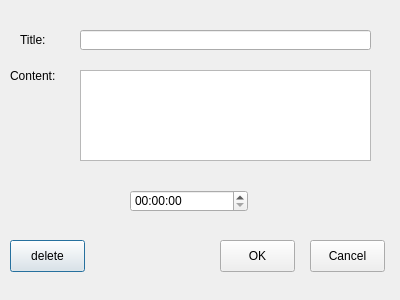
<?xml version="1.0" encoding="UTF-8"?>
<ui version="4.0">
 <class>Event</class>
 <widget class="QDialog" name="Event">
  <property name="geometry">
   <rect>
    <x>0</x>
    <y>0</y>
    <width>400</width>
    <height>300</height>
   </rect>
  </property>
  <property name="windowTitle">
   <string>Dialog</string>
  </property>
  <widget class="QLabel" name="label">
   <property name="geometry">
    <rect>
     <x>20</x>
     <y>30</y>
     <width>54</width>
     <height>20</height>
    </rect>
   </property>
   <property name="text">
    <string>Title:</string>
   </property>
  </widget>
  <widget class="QLineEdit" name="lineEdit">
   <property name="geometry">
    <rect>
     <x>80</x>
     <y>30</y>
     <width>291</width>
     <height>20</height>
    </rect>
   </property>
  </widget>
  <widget class="QLabel" name="label_2">
   <property name="geometry">
    <rect>
     <x>10</x>
     <y>70</y>
     <width>54</width>
     <height>12</height>
    </rect>
   </property>
   <property name="text">
    <string>Content:</string>
   </property>
  </widget>
  <widget class="QTextEdit" name="textEdit">
   <property name="geometry">
    <rect>
     <x>80</x>
     <y>70</y>
     <width>291</width>
     <height>91</height>
    </rect>
   </property>
  </widget>
  <widget class="QPushButton" name="pushButton">
   <property name="geometry">
    <rect>
     <x>10</x>
     <y>240</y>
     <width>75</width>
     <height>32</height>
    </rect>
   </property>
   <property name="text">
    <string>delete</string>
   </property>
  </widget>
  <widget class="QPushButton" name="pushButton_2">
   <property name="geometry">
    <rect>
     <x>220</x>
     <y>240</y>
     <width>75</width>
     <height>32</height>
    </rect>
   </property>
   <property name="text">
    <string>OK</string>
   </property>
  </widget>
  <widget class="QPushButton" name="pushButton_3">
   <property name="geometry">
    <rect>
     <x>310</x>
     <y>240</y>
     <width>75</width>
     <height>32</height>
    </rect>
   </property>
   <property name="text">
    <string>Cancel</string>
   </property>
  </widget>
  <widget class="QTimeEdit" name="timeEdit">
   <property name="geometry">
    <rect>
     <x>130</x>
     <y>190</y>
     <width>118</width>
     <height>22</height>
    </rect>
   </property>
  </widget>
 </widget>
 <resources/>
 <connections/>
</ui>
